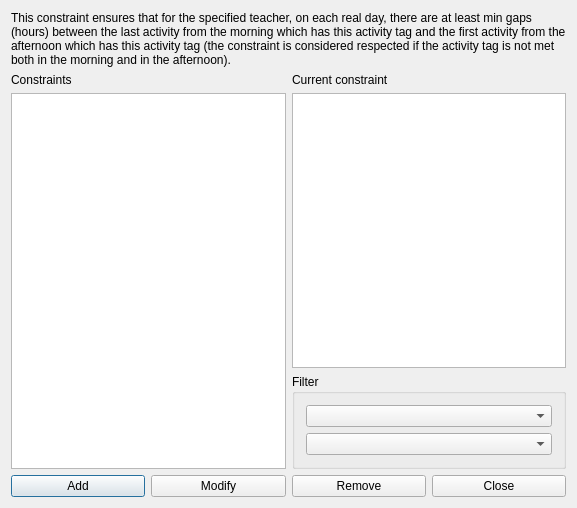
<?xml version="1.0" encoding="UTF-8"?>
<ui version="4.0">
 <class>ConstraintTeacherMinGapsBetweenActivityTagBetweenMorningAndAfternoonForm_template</class>
 <widget class="QDialog" name="ConstraintTeacherMinGapsBetweenActivityTagBetweenMorningAndAfternoonForm_template">
  <property name="geometry">
   <rect>
    <x>0</x>
    <y>0</y>
    <width>528</width>
    <height>508</height>
   </rect>
  </property>
  <property name="windowTitle">
   <string extracomment="This is the title of the dialog to see the list of all constraints of this type">Constraints teacher min gaps between activity tag between morning and afternoon</string>
  </property>
  <layout class="QGridLayout" name="gridLayout_2">
   <item row="0" column="0" colspan="2">
    <widget class="QLabel" name="textLabel1">
     <property name="sizePolicy">
      <sizepolicy hsizetype="Minimum" vsizetype="Minimum">
       <horstretch>0</horstretch>
       <verstretch>0</verstretch>
      </sizepolicy>
     </property>
     <property name="text">
      <string>This constraint ensures that for the specified teacher, on each real day, there are at least min gaps (hours) between the last activity from the morning which has this activity tag and the first activity from the afternoon which has this activity tag (the constraint is considered respected if the activity tag is not met both in the morning and in the afternoon).</string>
     </property>
     <property name="wordWrap">
      <bool>true</bool>
     </property>
    </widget>
   </item>
   <item row="1" column="1">
    <layout class="QVBoxLayout" name="verticalLayout_2">
     <item>
      <widget class="QLabel" name="currentConstraintTextLabel">
       <property name="text">
        <string>Current constraint</string>
       </property>
       <property name="wordWrap">
        <bool>false</bool>
       </property>
      </widget>
     </item>
     <item>
      <widget class="QPlainTextEdit" name="currentConstraintTextEdit"/>
     </item>
    </layout>
   </item>
   <item row="2" column="1">
    <widget class="QGroupBox" name="filterGroupBox">
     <property name="title">
      <string>Filter</string>
     </property>
     <layout class="QGridLayout" name="gridLayout">
      <item row="1" column="0">
       <widget class="QComboBox" name="activityTagComboBox"/>
      </item>
      <item row="0" column="0">
       <widget class="QComboBox" name="teacherComboBox"/>
      </item>
     </layout>
    </widget>
   </item>
   <item row="3" column="0" colspan="2">
    <layout class="QHBoxLayout" name="horizontalLayout">
     <item>
      <widget class="QPushButton" name="addConstraintPushButton">
       <property name="text">
        <string>Add</string>
       </property>
      </widget>
     </item>
     <item>
      <widget class="QPushButton" name="modifyConstraintPushButton">
       <property name="text">
        <string>Modify</string>
       </property>
      </widget>
     </item>
     <item>
      <widget class="QPushButton" name="removeConstraintPushButton">
       <property name="text">
        <string>Remove</string>
       </property>
      </widget>
     </item>
     <item>
      <widget class="QPushButton" name="closePushButton">
       <property name="text">
        <string>Close</string>
       </property>
      </widget>
     </item>
    </layout>
   </item>
   <item row="1" column="0" rowspan="2">
    <layout class="QVBoxLayout" name="verticalLayout">
     <item>
      <widget class="QLabel" name="constraintsTextLabel">
       <property name="frameShape">
        <enum>QFrame::NoFrame</enum>
       </property>
       <property name="frameShadow">
        <enum>QFrame::Plain</enum>
       </property>
       <property name="text">
        <string>Constraints</string>
       </property>
       <property name="wordWrap">
        <bool>false</bool>
       </property>
      </widget>
     </item>
     <item>
      <widget class="QListWidget" name="constraintsListWidget"/>
     </item>
    </layout>
   </item>
  </layout>
 </widget>
 <layoutdefault spacing="6" margin="11"/>
 <resources/>
 <connections/>
</ui>
